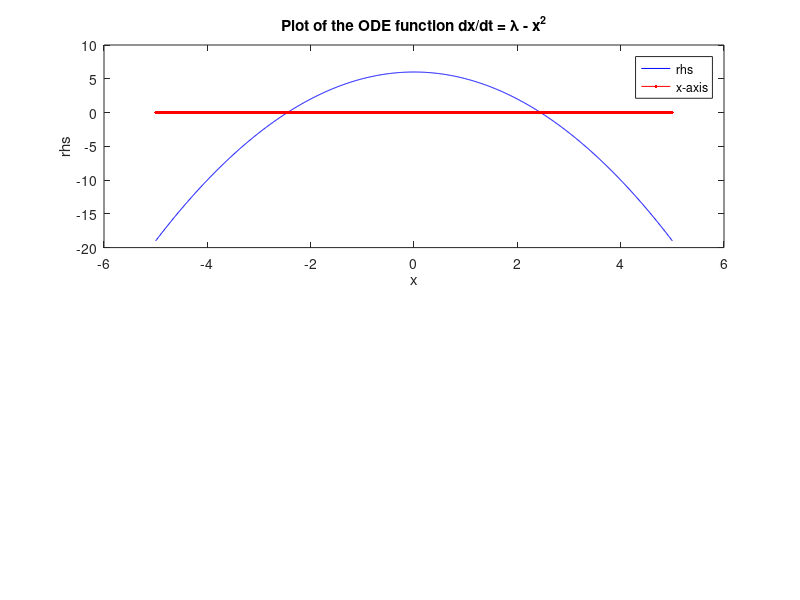

Write MATLAB code to recreate this figure. (Note: this script raises an error after producing the figure.)
function exampleode
% EXAMPLEODE - Integrates the differential equation dx/dt = lambda - x^2
% This script demonstrates how to set up and solve a simple ODE using MATLAB's ode15s solver.
% The results are visualized in two subplots: one for the right-hand side of the ODE and one for the solution.

    % Define the range of x values for plotting the ODE function (right-hand side)
    x = -5:0.01:5;

    % Create a subplot for the right-hand side (RHS) of the ODE
    subplot(2, 1, 1); % Divide the figure window into a 2x1 grid and use the first section
    plot(x, odefun(0, x), 'b', x, 0, 'r'); % Plot RHS of ODE in blue and x-axis in red
    xlabel('x'); % Label the x-axis
    ylabel('rhs'); % Label the y-axis
    title('Plot of the ODE function dx/dt = \lambda - x^2'); % Title for the subplot
    legend('rhs', 'x-axis'); % Legend for the plot to distinguish between the RHS and x-axis

    % Define the time span and initial condition for the ODE solver
    total = 3; % Total time for integration (from 0 to 3)
    x0 = 1; % Initial condition for x at time t = 0

    % Solve the ODE using the ode15s solver
    [t, xx] = ode15s(@odefun, [0 total], x0); % ode15s is used for stiff ODEs

    % Create a subplot for the solution of the ODE
    subplot(2, 1, 2); % Use the second section of the 2x1 grid
    plot(t, xx, 'g'); % Plot the solution in green
    xlabel('time'); % Label the x-axis
    ylabel('x'); % Label the y-axis
    title('Solution of the ODE'); % Title for the subplot

end

% Nested function to compute the right-hand side of the ODE
function rhs = odefun(~, x)
    lambda = 6; % Parameter lambda in the differential equation
    rhs = lambda - x.^2; % Compute the right-hand side (RHS) of the ODE
    % The ODE is given by dx/dt = lambda - x^2
end
